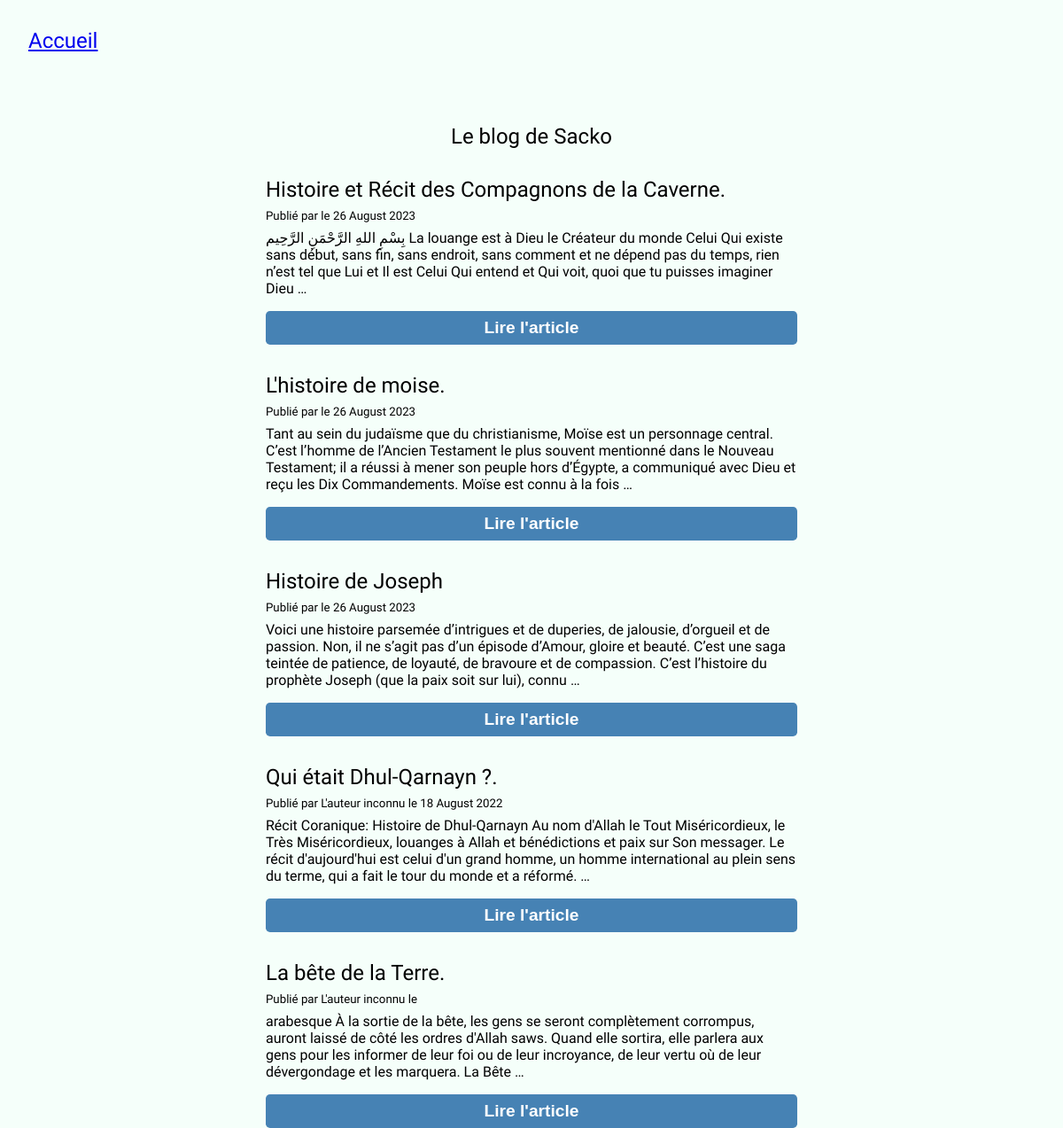
/blog/, run on an earlier commit of the app's database.
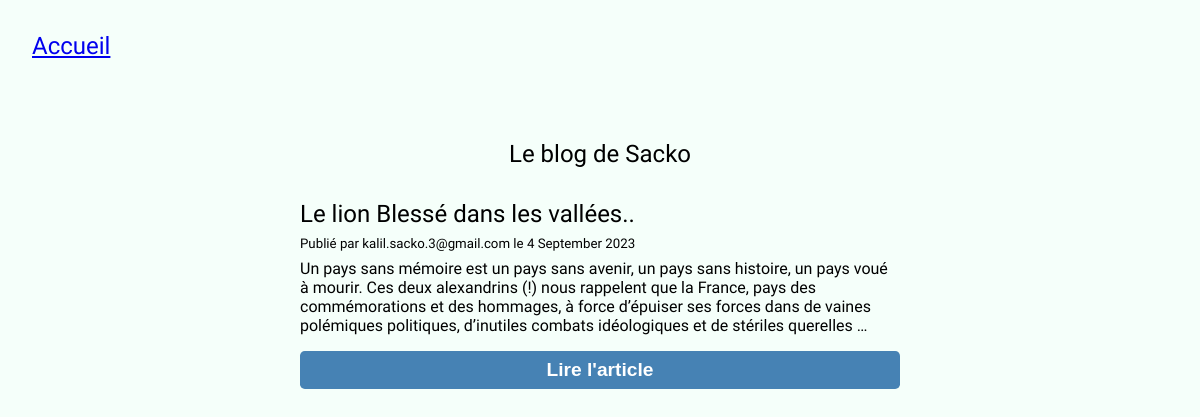
And on a later commit of the database.
### posts/models.py (models this page shows, shortened)
class BlogPost(models.Model):
    title = models.CharField(max_length=255, unique=True, verbose_name="Titre")# verbose_name permet de donner un label qui doit s'afficher dans les formulaires
    slug = models.CharField(max_length=255, unique=True, blank=True)
    author = models.ForeignKey(User, on_delete=models.SET_NULL, null=True, blank=True)
    last_updated = models.DateTimeField(auto_now=True)
    created_on = models.DateField(blank=True, null=True)
    published = models.BooleanField(default=False, verbose_name="Publié")
    content = models.TextField(blank=True, verbose_name="Contenu")
    thumbnail = models.ImageField(blank=True, upload_to='blog')
    class Meta:
        ordering = ['-created_on']
        verbose_name = "Article"
    @property
    def author_or_default(self):
        return self.author if self.author else "L'auteur inconnu"

### accounts/models.py (models this page shows, shortened)
class CustomUser(AbstractBaseUser):
    email = models.EmailField(
        unique=True,
        blank=False,
        max_length=255,
    )
    is_active = models.BooleanField(default=True)
    is_staff = models.BooleanField(default=False)
    is_admin = models.BooleanField(default=False)
    zip_code = models.CharField(blank=True, max_length=5)
    USERNAME_FIELD = "email"
    objects = MyUserManager()

### posts/views.py (the view)
# urls.py: path('', BlogHome.as_view(), name="home"),
class BlogHome(ListView):
    model = BlogPost
    context_object_name = "posts"
    def get_queryset(
            self):  # ici on verifie si le user est connecté pour lui envoyer tous les article, sinon seulement ceux publiés.
        queryset = super().get_queryset()
        if self.request.user.is_authenticated:
            return queryset
        else:
            return queryset.filter(published=True)

### posts/templates/posts/blogpost_list.html (shortened to what this page needs)
{% extends 'base.html' %}
{% block content %}
    <h1> Le blog de Sacko</h1>
    {% for post in posts %}
        <article>
          <div class="post-title">
               <h2>{{ post.title}}</h2>
          </div>
            <h5 class="post-author">Publié par <i>{{ post.author_or_default }}</i> le {{ post.created_on|date:'j F Y' }} </h5>
            <p class="post-excerpt">{{ post.content|safe|truncatewords:50 }}</p>
            <form action="{% url 'posts:post' slug=post.slug %}">
              <button class="btn btn-submit">Lire l'article</button>
            </form>
        </article>
    {% endfor %}
{% endblock %}

What changed in the data, as far as the page shows it:
removed BlogPost: title "Histoire et Récit des Compagnons de la Caverne.", created_on "26 August 2023", content "بِسْمِ اللهِ الرَّحْمَنِ الرَّحِيم La louange est à Dieu le Créateur du monde Celui Qui existe sans début, sans fin, sans endroit, sans comment et ne dépend pas du temps, rien n’est tel que Lui et Il est Celui Qui entend et Qui voit, quoi que tu puisses imaginer Dieu …"
removed BlogPost: title "L'histoire de moise.", created_on "26 August 2023", content "Tant au sein du judaïsme que du christianisme, Moïse est un personnage central. C’est l’homme de l’Ancien Testament le plus souvent mentionné dans le Nouveau Testament; il a réussi à mener son peuple hors d’Égypte, a communiqué avec Dieu et reçu les Dix Commandements. Moïse est connu à la fois …"
no longer on this page (row edited): BlogPost: title "Histoire de Joseph", created_on "26 August 2023", content "Voici une histoire parsemée d’intrigues et de duperies, de jalousie, d’orgueil et de passion. Non, il ne s’agit pas d’un épisode d’Amour, gloire et beauté. C’est une saga teintée de patience, de loyauté, de bravoure et de compassion. C’est l’histoire du prophète Joseph (que la paix soit sur lui), connu …"
removed BlogPost: title "Qui était Dhul-Qarnayn ?.", author_or_default "L'auteur inconnu", created_on "18 August 2022", content "Récit Coranique: Histoire de Dhul-Qarnayn Au nom d'Allah le Tout Miséricordieux, le Très Miséricordieux, louanges à Allah et bénédictions et paix sur Son messager. Le récit d'aujourd'hui est celui d'un grand homme, un homme international au plein sens du terme, qui a fait le tour du monde et a réformé. …"
removed BlogPost: title "La bête de la Terre.", author_or_default "L'auteur inconnu", content "arabesque À la sortie de la bête, les gens se seront complètement corrompus, auront laissé de côté les ordres d'Allah saws. Quand elle sortira, elle parlera aux gens pour les informer de leur foi ou de leur incroyance, de leur vertu où de leur dévergondage et les marquera. La Bête …"
added BlogPost: title "Le lion Blessé dans les vallées..", author_or_default "kalil.sacko.3@gmail.com", created_on "4 September 2023", content "Un pays sans mémoire est un pays sans avenir, un pays sans histoire, un pays voué à mourir. Ces deux alexandrins (!) nous rappelent que la France, pays des commémorations et des hommages, à force d’épuiser ses forces dans de vaines polémiques politiques, d’inutiles combats idéologiques et de stériles querelles …"
